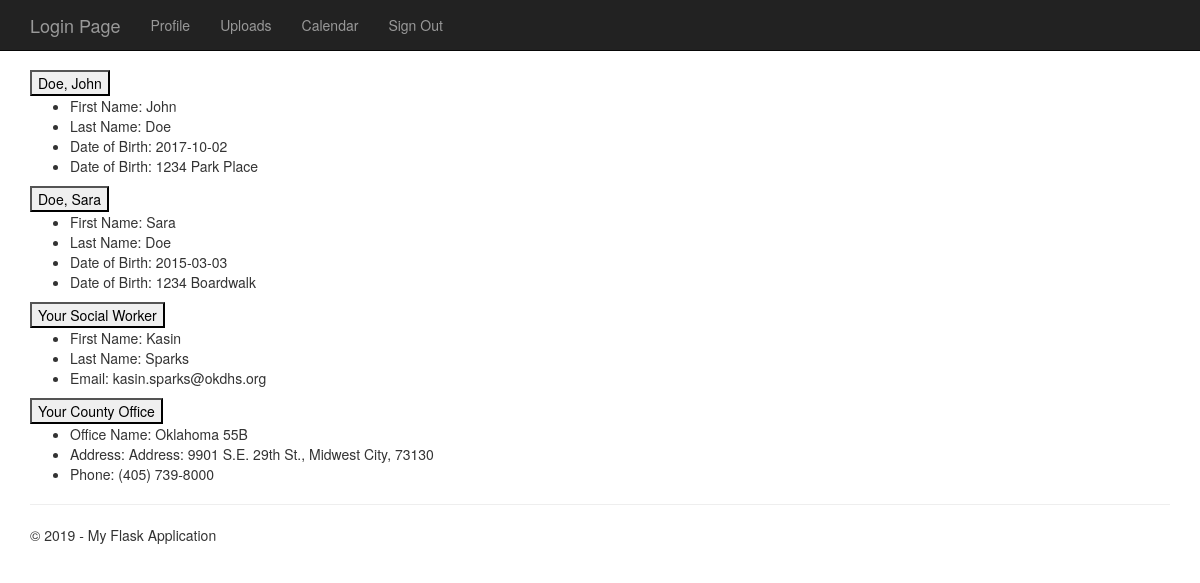
Screenshot of /profile (signed in) with the database file from the repository.
### tables this page shows
CREATE TABLE "Client" (
	"UID_Client"	INTEGER NOT NULL UNIQUE,
	"First_Name"	TEXT NOT NULL,
	"Last_Name"	TEXT NOT NULL,
	"DOB"	NUMERIC NOT NULL,
	"Address"	TEXT NOT NULL,
	"Case_Status"	TEXT NOT NULL DEFAULT 'Not Found',
	"Social_Worker_UID"	INTEGER,
	"County_Office_UID"	INTEGER,
	"Case_Type_UID"	INTEGER,
	"Case_Number"	INTEGER DEFAULT -1,
	PRIMARY KEY("UID_Client")
);

CREATE TABLE "Social_Worker" (
	"UID_Social_Worker"	INTEGER NOT NULL UNIQUE,
	"First_Name"	TEXT NOT NULL,
	"Last_Name"	TEXT NOT NULL,
	"Email"	TEXT NOT NULL,
	"County_Office_UID"	INTEGER NOT NULL,
	"Title"	TEXT NOT NULL,
	PRIMARY KEY("UID_Social_Worker")
);

CREATE TABLE "County_Office" (
	"UID_County_Office"	INTEGER NOT NULL PRIMARY KEY AUTOINCREMENT UNIQUE,
	"Office_Name"	TEXT NOT NULL UNIQUE,
	"Address"	TEXT NOT NULL UNIQUE,
	"Phone"	TEXT NOT NULL UNIQUE
);

### FlaskWebProject/userViews.py (the view, shortened to what this page needs)
@bp.route('/profile')
@login_required
def profile():
	if g.user['Client'] == 1:
		queryStr = 'SELECT UID_Connected_Person FROM Connected_Person WHERE UID_Client=?'
		connected_cases_list = query_db(queryStr, (g.user['UID_Users'],))
		connected_client_list = []
		queryStr = 'SELECT * FROM Client WHERE UID_Client=?'
		for clients in connected_cases_list:
			connected_client_list.append(query_db(queryStr, (clients['UID_Connected_Person'],), True))
		queryStr = 'SELECT * FROM Client WHERE UID_Client=?'
		currUser = query_db(queryStr, (g.user['UID_Users'],), True)
		queryStr = 'SELECT * FROM Social_Worker WHERE UID_Social_Worker=?'
		socialWorker = query_db(queryStr, (currUser['Social_Worker_UID'],), True)
		queryStr = 'SELECT * FROM County_Office WHERE UID_County_Office=?'
		countyOffice = query_db(queryStr, (currUser['County_Office_UID'],), True)
		return render_template(
			'userViews/profile.html',
			title='Profile Page',
			worker=socialWorker,
			clientData=currUser,
			connectedCases=connected_client_list,
			countyOffice=countyOffice,
			year=datetime.now().year
			)

### FlaskWebProject/auth.py (called while the page is built)
@bp.before_app_request
def load_logged_in_user():
	user_id = session.get('user_id')
	if user_id is None:
		g.user = None
	else:
		sqlQuery = 'SELECT * FROM Users WHERE UID_Users = ?'
		from . import db
		database = db.getDB()
		g.user = database.execute(sqlQuery, (user_id,)).fetchone()

def login_required(view):
	@functools.wraps(view)
	def wrapped_view(**kwargs):
		if g.user is None:
			return redirect(url_for('auth.login'))
		return view(**kwargs)
	return wrapped_view

### FlaskWebProject/db.py (called while the page is built)
def getDB():
	if 'db' not in g:
		g.db = sqlite3.connect(current_app.config['DATABASE'], detect_types = sqlite3.PARSE_DECLTYPES)
		g.db.row_factory = sqlite3.Row
	return g.db

def closeDB(e=None):
	db = g.pop('db', None)
	if db is not None:
		db.close()

def query_db(query, args=(), one=False):
	cur = getDB().execute(query, args)
	rv = cur.fetchall()
	cur.close()
	closeDB()
	return (rv[0] if rv else None) if one else rv

### FlaskWebProject/templates/userViews/profile.html
﻿{% extends 'layout.html' %}
	{% block content %}
	<button class="accordion">{{ clientData.Last_Name|e }}, {{ clientData.First_Name|e }}</button>
	<div class="clientInfo">
		<ul>
			<li>First Name: {{ clientData.First_Name|e }}</li>
			<li>Last Name: {{ clientData.Last_Name|e }}</li>
			<li>Date of Birth: {{ clientData.DOB }}</li>
			<li>Date of Birth: {{ clientData.Address|e }}</li>
		</ul>
	</div>
	{% for user in connectedCases %}
		<button class="accordion">{{ user.Last_Name|e }}, {{ user.First_Name|e }}</button>
		<div class="clientInfo">
			<ul>
				<li>First Name: {{ user.First_Name|e }}</li>
				<li>Last Name: {{ user.Last_Name|e }}</li>
				<li>Date of Birth: {{ user.DOB }}</li>
				<li>Date of Birth: {{ user.Address|e }}</li>
			</ul>
		</div>
	{% endfor %}
	<button class="accordion">Your Social Worker</button>
	<div class="clientInfo">
		<ul>
			<li>First Name: {{ worker.First_Name|e }}</li>
			<li>Last Name: {{ worker.Last_Name|e }}</li>
			<li>Email: {{ worker.Email|e}}</li>
		</ul>
	</div>
	<button class="accordion">Your County Office</button>
	<div class="clientInfo">
		<ul>
			<li>Office Name: {{ countyOffice.Office_Name|e }}</li>
			<li>Address: {{ countyOffice.Address|e }}</li>
			<li>Phone: {{ countyOffice.Phone|e}}</li>
		</ul>
	</div>
{% endblock content %}

### FlaskWebProject/static/content/site.css (style rules this page uses)
body { padding-top: 50px; padding-bottom: 20px; }

### rows the page displays
Client: Last_Name "Doe", First_Name "John", DOB "2017-10-02", Address "1234 Park Place"
Client: Last_Name "Doe", First_Name "Sara", DOB "2015-03-03", Address "1234 Boardwalk"
Social_Worker: First_Name "Kasin", Last_Name "Sparks", Email "kasin.sparks@okdhs.org"
County_Office: Office_Name "Oklahoma 55B", Address "Address: 9901 S.E. 29th St., Midwest City, 73130", Phone "(405) 739-8000"
